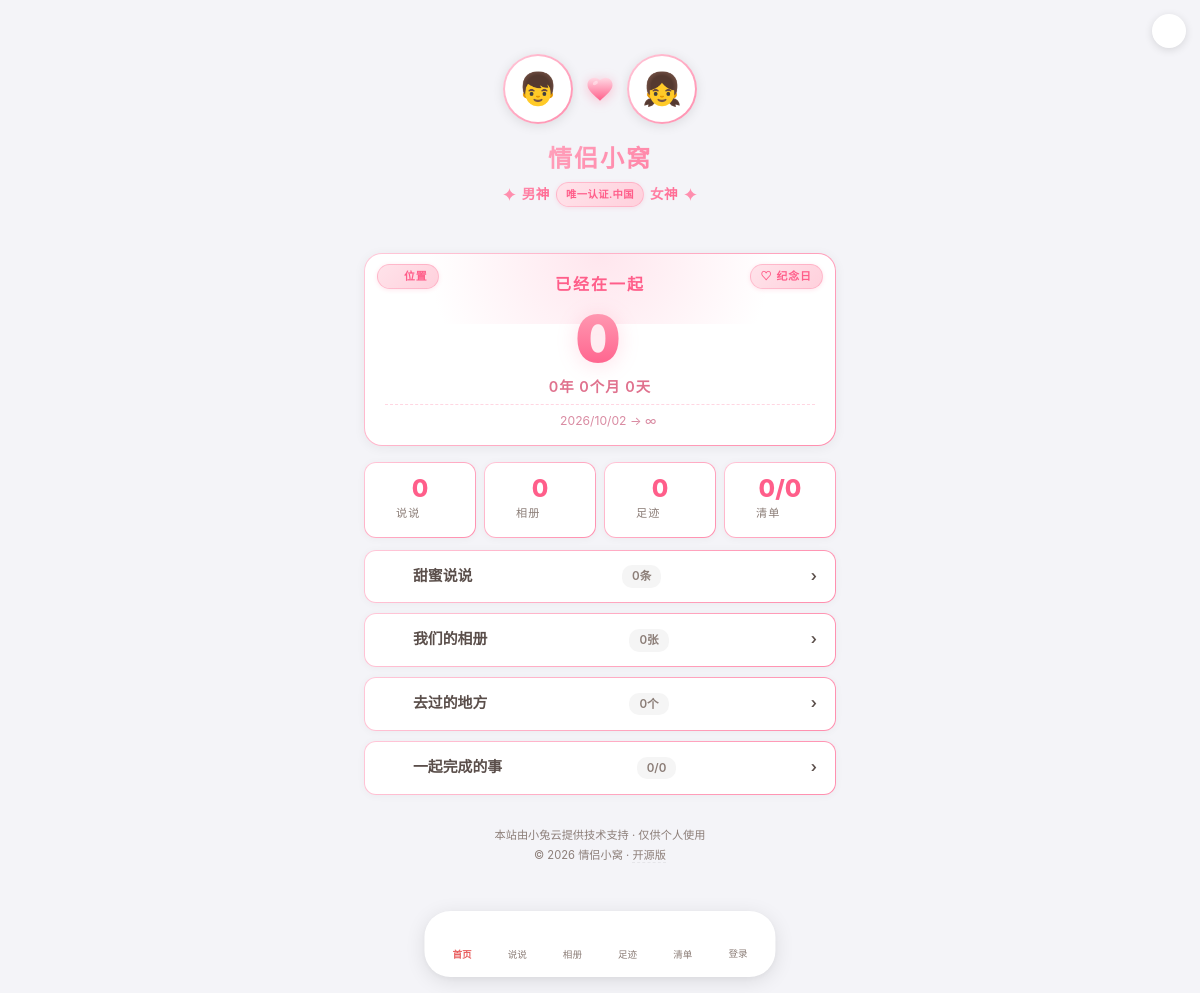
The page / on the database its author committed.
### tables this page shows
CREATE TABLE IF NOT EXISTS cp_config (
  id INT PRIMARY KEY,
  name1 VARCHAR(50) NOT NULL DEFAULT '男神',
  name2 VARCHAR(50) NOT NULL DEFAULT '女神',
  love_date DATE NULL,
  site_title VARCHAR(200) NOT NULL DEFAULT '',
  beian TEXT,
  avatar1 TEXT,
  avatar2 TEXT,
  background_image TEXT,
  love_title VARCHAR(50) NOT NULL DEFAULT '已经在一起',
  show_comments TINYINT NOT NULL DEFAULT 1,
  show_album TINYINT NOT NULL DEFAULT 1,
  show_places TINYINT NOT NULL DEFAULT 1,
  show_todos TINYINT NOT NULL DEFAULT 1,
  show_user_posts TINYINT NOT NULL DEFAULT 1,
  show_anniv TINYINT NOT NULL DEFAULT 1,
  show_loc TINYINT NOT NULL DEFAULT 1,
  footer TEXT,
  ai_base_url TEXT,
  ai_api_key TEXT,
  ai_model TEXT,
  ai_persona_key TEXT,
  ai_persona_custom TEXT,
  ai_emotion_on TINYINT NOT NULL DEFAULT 0,
  ai_memory_on TINYINT NOT NULL DEFAULT 0,
  ai_auto_reply_on TINYINT NOT NULL DEFAULT 0,
  ai_reply_user_id VARCHAR(32) DEFAULT NULL,
  ai_memory TEXT,
  ai_cron_key VARCHAR(64) DEFAULT NULL,
  ai_cron_last DATETIME DEFAULT NULL,
  loc1_lat TEXT,
  loc1_lng TEXT,
  loc1_addr TEXT,
  loc2_lat TEXT,
  loc2_lng TEXT,
  loc2_addr TEXT
);

### index.php (the view, shortened to what this page needs)
<?php
require __DIR__ . '/include/bootstrap.php';
$me = $_SESSION['user'] ?? (isset($_SESSION['cp_admin']) ? ['id' => 'admin', 'nickname' => '管理员', 'avatar_color' => '#4a90d9'] : null);
$C = get_config();
$P = posts_all(false);
$PL = places_all();
$T = todos_all();
$PH = photos_all();
$n1 = $C['name1'] ?? '男神';
$n2 = $C['name2'] ?? '女神';
$a1 = !empty($C['avatar1']) ? $C['avatar1'] : '';
$a2 = !empty($C['avatar2']) ? $C['avatar2'] : '';
$ld = $C['love_date'] ?? '2024-01-01';
$bn = $C['beian'] ?? '本站由小兔云提供技术支持 · 仅供个人使用';
$st = ($C['site_title'] ?? '') ?: "$n1 ❤ $n2";
$ds = floor((time() - strtotime($ld)) / 86400);
$y = floor($ds / 365); $m = floor(($ds % 365) / 30); $d = ($ds % 365) % 30;
function AV($u, $e) {
    return htmlspecialchars($e);
}
$pg = $_GET['p'] ?? 'home';
function NI($pg, $cur, $i) {
    $a = ($pg === $cur) ? ' class="active"' : '';
    $lb = ['home'=>'首页','posts'=>'说说','album'=>'相册','places'=>'足迹','todos'=>'清单'];
    $l = isset($lb[$pg]) ? $lb[$pg] : $pg;
    return '<a href="?p='.htmlspecialchars($pg).'"'.$a.'><span class="ni">'.m_ico($i,19).'</span><span class="nl">'.$l.'</span></a>';
}
$DN = count(array_filter($T, function($t){return !empty($t['done']);}));
?><!DOCTYPE html>
<html lang="zh-CN">
<head>
</head>
<body<?php if(!empty($C['background_image'])): ?> style="background-image:url('<?php echo htmlspecialchars($C['background_image']); ?>');background-size:cover;background-position:center;background-attachment:fixed;"<?php endif; ?>>
<button id="themeToggle" onclick="toggleTheme()" title="切换奶白/黑夜模式" style="position:fixed;top:14px;right:14px;z-index:300;width:34px;height:34px;border-radius:50%;border:none;cursor:pointer;background:var(--card);box-shadow:0 2px 8px rgba(0,0,0,.12);font-size:1.05em;display:flex;align-items:center;justify-content:center;transition:transform .2s"><?php echo m_ico('moon',17); ?></button>
<div class="pts" id="pcs"></div>
<div class="main-container">
<div class="hero">
<div class="avd">
<div class="av"><?php echo AV($a1, '👦'); ?></div>
<div class="hi"></div>
<div class="av"><?php echo AV($a2, '👧'); ?></div>
</div>
<h1><?php echo htmlspecialchars($st); ?></h1>
<div class="sub"><span class="spk"><svg viewBox="0 0 24 24" fill="currentColor" aria-hidden="true"><path d="M12 0c.8 6.3 5.7 11.2 12 12-6.3.8-11.2 5.7-12 12-.8-6.3-5.7-11.2-12-12C6.3 11.2 11.2 6.3 12 0z"/></svg></span><span class="nm"><?php echo htmlspecialchars($n1); ?></span><span class="vtag">唯一认证.中国</span><span class="nm"><?php echo htmlspecialchars($n2); ?></span><span class="spk"><svg viewBox="0 0 24 24" fill="currentColor" aria-hidden="true"><path d="M12 0c.8 6.3 5.7 11.2 12 12-6.3.8-11.2 5.7-12 12-.8-6.3-5.7-11.2-12-12C6.3 11.2 11.2 6.3 12 0z"/></svg></span></div>
<?php
echo '<div class="yiyan-box" id="yiyan-box" style="text-align:center;padding:0 0 8px">';
echo '<div class="yiyan-text" id="yiyan-text" style="font-size:.82em;color:var(--tl);font-style:italic;line-height:1.5;min-height:1.2em"></div>';
echo '</div>';
?>
</div>
<?php if ($pg === 'home'): ?>
<?php $_showAnniv = (bool)($C['show_anniv'] ?? 1); $_showLoc = (bool)($C['show_loc'] ?? 1); ?>
<div class="nc tc" id="tcCard">
<?php if ($_showAnniv): ?><button type="button" class="anniv-tab" id="annivTab"><span id="annivTabIco">♡</span><span id="annivTabTx">纪念日</span></button><?php endif; ?>
<?php if ($_showLoc): ?><button type="button" class="anniv-tab lc" id="locTab"><?php echo m_ico('place',12); ?><span id="locTabTx">位置</span></button><?php endif; ?>
<div id="viewTimer">
<div class="tl"><?php echo htmlspecialchars($C['love_title'] ?? '已经在一起'); ?></div>
<div class="tn" id="dc"><?php echo $ds; ?></div>
<div class="td"><?php echo $y; ?>年 <?php echo $m; ?>个月 <?php echo $d; ?>天</div>
<div class="tdt"><?php echo m_ico('calendar',13); ?> <?php echo date('Y/m/d', strtotime($ld)); ?> → ∞</div>
</div>
</div>
<div class="sr">
<?php if ($C['show_comments'] ?? 1): ?><div class="ncs ss"><div class="n"><?php echo count($P); ?></div><div class="l"><span class="l-ico"><?php echo m_ico('comment',15); ?></span>说说</div></div><?php endif; ?>
<?php if ($C['show_album'] ?? 1): ?><div class="ncs ss"><div class="n"><?php echo count($PH); ?></div><div class="l"><span class="l-ico"><?php echo m_ico('album',15); ?></span>相册</div></div><?php endif; ?>
<?php if ($C['show_places'] ?? 1): ?><div class="ncs ss"><div class="n"><?php echo count($PL); ?></div><div class="l"><span class="l-ico"><?php echo m_ico('place',15); ?></span>足迹</div></div><?php endif; ?>
<?php if ($C['show_todos'] ?? 1): ?><div class="ncs ss"><div class="n"><?php echo $DN.'/'.count($T); ?></div><div class="l"><span class="l-ico"><?php echo m_ico('todo',15); ?></span>清单</div></div><?php endif; ?>
</div>
<?php if ($C['show_comments'] ?? 1): ?><a href="?p=posts" style="display:flex;align-items:center;justify-content:space-between;padding:14px 18px;border-radius:12px;background:linear-gradient(var(--card),var(--card)) padding-box,linear-gradient(135deg,#ffc7d8,#ff8eae) border-box;border:1px solid transparent;box-shadow:0 1px 8px rgba(0,0,0,0.04);margin-bottom:10px;text-decoration:none;color:var(--tx);font-size:.93em;font-weight:600"><span style="display:flex;align-items:center;gap:10px"><span class="lk-ico"><?php echo m_ico('comment',20); ?></span><span>甜蜜说说</span></span><span style="font-size:.78em;color:var(--tl);background:var(--soft);padding:2px 10px;border-radius:10px"><?php echo count($P); ?>条</span><span class="ar">›</span></a><?php endif; ?>
<?php if ($C['show_album'] ?? 1): ?><a href="?p=album" style="display:flex;align-items:center;justify-content:space-between;padding:14px 18px;border-radius:12px;background:linear-gradient(var(--card),var(--card)) padding-box,linear-gradient(135deg,#ffc7d8,#ff8eae) border-box;border:1px solid transparent;box-shadow:0 1px 8px rgba(0,0,0,0.04);margin-bottom:10px;text-decoration:none;color:var(--tx);font-size:.93em;font-weight:600"><span style="display:flex;align-items:center;gap:10px"><span class="lk-ico"><?php echo m_ico('album',20); ?></span><span>我们的相册</span></span><span style="font-size:.78em;color:var(--tl);background:var(--soft);padding:2px 10px;border-radius:10px"><?php echo count($PH); ?>张</span><span class="ar">›</span></a><?php endif; ?>
<?php if ($C['show_places'] ?? 1): ?><a href="?p=places" style="display:flex;align-items:center;justify-content:space-between;padding:14px 18px;border-radius:12px;background:linear-gradient(var(--card),var(--card)) padding-box,linear-gradient(135deg,#ffc7d8,#ff8eae) border-box;border:1px solid transparent;box-shadow:0 1px 8px rgba(0,0,0,0.04);margin-bottom:10px;text-decoration:none;color:var(--tx);font-size:.93em;font-weight:600"><span style="display:flex;align-items:center;gap:10px"><span class="lk-ico"><?php echo m_ico('place',20); ?></span><span>去过的地方</span></span><span style="font-size:.78em;color:var(--tl);background:var(--soft);padding:2px 10px;border-radius:10px"><?php echo count($PL); ?>个</span><span class="ar">›</span></a><?php endif; ?>
<?php if ($C['show_todos'] ?? 1): ?><a href="?p=todos" style="display:flex;align-items:center;justify-content:space-between;padding:14px 18px;border-radius:12px;background:linear-gradient(var(--card),var(--card)) padding-box,linear-gradient(135deg,#ffc7d8,#ff8eae) border-box;border:1px solid transparent;box-shadow:0 1px 8px rgba(0,0,0,0.04);margin-bottom:10px;text-decoration:none;color:var(--tx);font-size:.93em;font-weight:600"><span style="display:flex;align-items:center;gap:10px"><span class="lk-ico"><?php echo m_ico('todo',20); ?></span><span>一起完成的事</span></span><span style="font-size:.78em;color:var(--tl);background:var(--soft);padding:2px 10px;border-radius:10px"><?php echo $DN.'/'.count($T); ?></span><span class="ar">›</span></a><?php endif; ?>
<?php if (($C['show_album'] ?? 1) && !empty($PH)): $lp = array_slice($PH,0,4); ?>
<div class="sh" style="margin-top:8px"><span class="si"><?php echo m_ico('album',16); ?></span><span class="st">最新照片</span><span class="sl"></span></div>
<div class="ag"><?php foreach($lp as $ph): ?><div class="ai" onclick="l('<?php echo htmlspecialchars($ph['url'],ENT_QUOTES); ?>')"><img src="<?php echo htmlspecialchars($ph['url']); ?>" loading="lazy"><?php if(!empty($ph['title'])):?><div class="cap"><?php echo htmlspecialchars($ph['title']); ?></div><?php endif; ?></div><?php endforeach; ?></div>
<?php endif; endif;  ?>
<div class="ft">
<p><?php echo beian_render($bn); ?></p>
<p>© 2026 情侣小窝 · <a href="https://github.com/yuxx0824/Love-Nook">开源版</a></p>
</div>
</div>
<nav class="bn">
<?php echo NI('home',$pg,'home'); ?>
<?php echo NI('posts',$pg,'comment'); ?>
<?php echo NI('album',$pg,'album'); ?>
<?php echo NI('places',$pg,'place'); ?>
<?php echo NI('todos',$pg,'todo'); ?>
<?php if ($me): ?>
<a href="#" onclick="document.getElementById('post_box').style.display='block';document.getElementById('post_box').scrollIntoView({behavior:'smooth'})" style="color:var(--oktx)"><span class="ni"><?php echo m_ico('edit',18); ?></span><span class="nl">发说说</span></a>
<a href="user.php"><span class="ni"><?php echo m_ico('user',18); ?></span><span class="nl"><?php echo htmlspecialchars($me['nickname']); ?></span></a>
<a href="?act=logout"><span class="ni"><?php echo m_ico('logout',18); ?></span><span class="nl">退出</span></a>
<?php else: ?>
<a href="login.php"><span class="ni"><?php echo m_ico('lock',18); ?></span><span class="nl">登录</span></a>
<?php endif; ?>
</nav>
</body>
</html>

### include/bootstrap.php (shortened to what this page needs)
<?php
$dbCfg = require __DIR__ . '/config.db.php';
function db(): PDO {
    static $pdo = null;
    if ($pdo instanceof PDO) {
        return $pdo;
    }
    global $dbCfg;
    $host = $dbCfg['host'] ?? 'localhost';
    $dsn = sprintf(
        'mysql:host=%s;port=%d;dbname=%s;charset=%s',
        $host,
        $dbCfg['port'],
        $dbCfg['dbname'],
        $dbCfg['charset']
    );
    $pdo = new PDO($dsn, $dbCfg['user'], $dbCfg['pass'], [
        PDO::ATTR_ERRMODE            => PDO::ERRMODE_EXCEPTION,
        PDO::ATTR_DEFAULT_FETCH_MODE => PDO::FETCH_ASSOC,
        PDO::ATTR_EMULATE_PREPARES   => false,
    ]);
    return $pdo;
}
function get_config(): array {
    $row = db()->query('SELECT * FROM cp_config WHERE id=1')->fetch();
    return $row;
}
function ensure_table_column(string $table, string $col, string $ddl): void {
    $key = $table . '.' . $col;
    $pdo = db();
    $cols = $pdo->query('SHOW COLUMNS FROM `' . $table . '`')->fetchAll(PDO::FETCH_COLUMN);
}
function posts_all(bool $includeHidden = true): array {
    ensure_table_column('cp_posts', 'visible', '`visible` TINYINT NOT NULL DEFAULT 1');
    $where = $includeHidden ? '' : ' WHERE COALESCE(p.visible,1)=1';
    $rows = db()->query('SELECT p.*, u.avatar AS user_avatar, u.avatar_color AS user_avatar_color
        FROM cp_posts p
        LEFT JOIN cp_users u ON p.user_id = u.id' . $where . '
        ORDER BY p.created_at DESC')->fetchAll();
    return $rows;
}
function photos_all(): array {
    $rows = db()->query('SELECT * FROM cp_photos ORDER BY created_at DESC')->fetchAll();
    return $rows;
}
function places_all(): array {
    $rows = db()->query('SELECT * FROM cp_places ORDER BY created_at DESC')->fetchAll();
    return $rows;
}
function todos_all(): array {
    $rows = db()->query('SELECT * FROM cp_todos ORDER BY done ASC, created_at DESC')->fetchAll();
    return $rows;
}
function md_inline(string $s): string {
    $s = preg_replace('/`([^`]+)`/', '<code>$1</code>', $s);
    $s = preg_replace('/\*\*([^*]+)\*\*/', '<strong>$1</strong>', $s);
    $s = preg_replace('/\*([^*]+)\*/', '<em>$1</em>', $s);
    $s = preg_replace_callback('/\[图片\]((?:https?:\/\/|\/)[^\s<>"\']+)/i', function ($m) {
        $u = md_safe_url($m[1]);
        return $u !== null ? '<img src="' . $u . '" alt="" loading="lazy" style="max-width:100%;border-radius:8px">' : $m[0];
    }, $s);
    $s = preg_replace_callback('/!\[([^\]]*)\]\(([^)\s]+)\)/', function ($m) {
        $u = md_safe_url($m[2]);
        return $u !== null ? '<img src="' . $u . '" alt="' . $m[1] . '" loading="lazy" style="max-width:100%;border-radius:8px">' : $m[0];
    }, $s);
    $s = preg_replace_callback('/\[([^\]]+)\]\(([^)\s]+)\)/', function ($m) {
        $u = md_safe_url($m[2]);
        return $u !== null ? '<a href="' . $u . '" target="_blank" rel="noopener">' . $m[1] . '</a>' : $m[0];
    }, $s);
    $s = preg_replace_callback('~(^|[\s>(\[])(https?://[^\s<>"\')\]]+\.(?:jpg|jpeg|png|gif|webp|avif|bmp|svg|webp)(?:[?#][^\s<>"\')\]]*)?)~i', function ($m) {
        $u = md_safe_url($m[2]);
        return $u !== null ? $m[1] . '<img src="' . $u . '" alt="" loading="lazy" style="max-width:100%;border-radius:8px">' : $m[0];
    }, $s);
    $s = preg_replace_callback('#(^|[\s>(\[])(https?://[^\s<>"\')\]]+)#i', function ($m) {
        return $m[1] . '<a href="' . $m[2] . '" target="_blank" rel="noopener">' . $m[2] . '</a>';
    }, $s);
    return $s;
}
function beian_render(?string $text): string {
    $s = htmlspecialchars((string)$text, ENT_QUOTES, 'UTF-8');
    $s = preg_replace_callback('/(公网安备\s*\d+号?)/u', function ($m) {
        $code = preg_replace('/\D/', '', $m[1]);
        return '<a href="https://beian.mps.gov.cn/#/query/webSearch?code=' . $code . '" target="_blank" rel="noopener">' . $m[1] . '</a>';
    }, $s);
    $s = preg_replace_callback('/([\x{4e00}-\x{9fa5}]{0,6}ICP备\s*\d+号?)/ui', function ($m) {
        return '<a href="https://beian.miit.gov.cn/" target="_blank" rel="noopener">' . $m[1] . '</a>';
    }, $s);
    return md_inline($s);
}
function m_ico(string $name, int $size = 20): string {
    static $map = null;
    $body = $map[$name] ?? $map['star'];
    return '<svg class="ico" xmlns="http://www.w3.org/2000/svg" width="' . $size . '" height="' . $size . '" viewBox="0 0 24 24" fill="none" stroke="currentColor" stroke-width="2" stroke-linecap="round" stroke-linejoin="round" aria-hidden="true">' . $body . '</svg>';
}

### rows shown on the page
cp_config: avatar1 "👦", avatar2 "👧", site_title "情侣小窝", name1 "男神", name2 "女神", love_title "已经在一起", love_date "0", love_date "2026/10/02", beian "本站由小兔云提供技术支持 · 仅供个人使用"

### other values the page prints
count($P) "0"
count($PH) "0"
count($PL) "0"
$DN "0"
count($T) "0"
$l "首页 说说 相册 足迹 清单"
